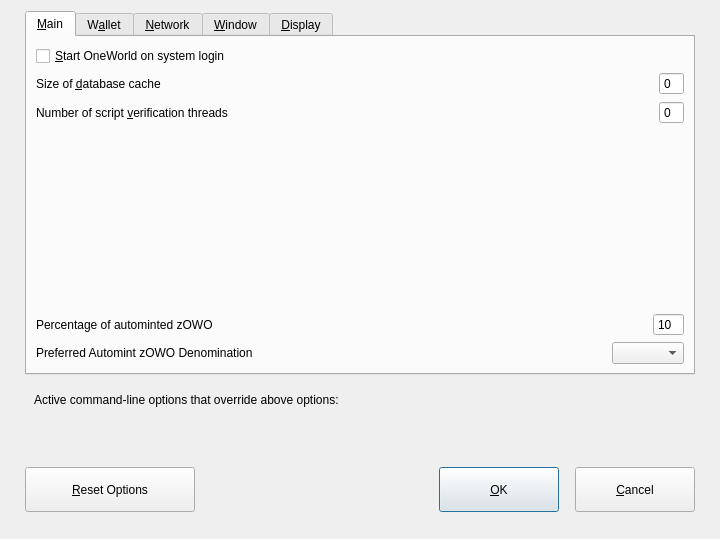
<?xml version="1.0" encoding="UTF-8"?>
<ui version="4.0">
 <class>OptionsDialog</class>
 <widget class="QDialog" name="OptionsDialog">
  <property name="geometry">
   <rect>
    <x>0</x>
    <y>0</y>
    <width>720</width>
    <height>539</height>
   </rect>
  </property>
  <property name="windowTitle">
   <string>Options</string>
  </property>
  <property name="modal">
   <bool>true</bool>
  </property>
  <layout class="QVBoxLayout" name="verticalLayout">
   <property name="leftMargin">
    <number>25</number>
   </property>
   <property name="rightMargin">
    <number>25</number>
   </property>
   <property name="bottomMargin">
    <number>25</number>
   </property>
   <item>
    <widget class="QTabWidget" name="tabWidget">
     <property name="currentIndex">
      <number>0</number>
     </property>
     <widget class="QWidget" name="tabMain">
      <attribute name="title">
       <string>&amp;Main</string>
      </attribute>
      <layout class="QVBoxLayout" name="verticalLayout_Main">
       <item>
        <widget class="QCheckBox" name="bitcoinAtStartup">
         <property name="toolTip">
          <string>Automatically start OneWorld after logging in to the system.</string>
         </property>
         <property name="text">
          <string>&amp;Start OneWorld on system login</string>
         </property>
        </widget>
       </item>
       <item>
        <layout class="QHBoxLayout" name="horizontalLayout_2_Main">
         <item>
          <widget class="QLabel" name="databaseCacheLabel">
           <property name="text">
            <string>Size of &amp;database cache</string>
           </property>
           <property name="textFormat">
            <enum>Qt::PlainText</enum>
           </property>
           <property name="buddy">
            <cstring>databaseCache</cstring>
           </property>
          </widget>
         </item>
         <item>
          <spacer name="horizontalSpacer_2_Main">
           <property name="orientation">
            <enum>Qt::Horizontal</enum>
           </property>
           <property name="sizeHint" stdset="0">
            <size>
             <width>40</width>
             <height>20</height>
            </size>
           </property>
          </spacer>
         </item>
         <item>
          <widget class="QSpinBox" name="databaseCache">
           <property name="minimumSize">
            <size>
             <width>0</width>
             <height>0</height>
            </size>
           </property>
           <property name="buttonSymbols">
            <enum>QAbstractSpinBox::NoButtons</enum>
           </property>
          </widget>
         </item>
        </layout>
       </item>
       <item>
        <layout class="QHBoxLayout" name="horizontalLayout_3_Main">
         <item>
          <widget class="QLabel" name="threadsScriptVerifLabel">
           <property name="text">
            <string>Number of script &amp;verification threads</string>
           </property>
           <property name="textFormat">
            <enum>Qt::PlainText</enum>
           </property>
           <property name="buddy">
            <cstring>threadsScriptVerif</cstring>
           </property>
          </widget>
         </item>
         <item>
          <spacer name="horizontalSpacer_3_Main">
           <property name="orientation">
            <enum>Qt::Horizontal</enum>
           </property>
           <property name="sizeHint" stdset="0">
            <size>
             <width>40</width>
             <height>20</height>
            </size>
           </property>
          </spacer>
         </item>
         <item>
          <widget class="QSpinBox" name="threadsScriptVerif">
           <property name="toolTip">
            <string>(0 = auto, &lt;0 = leave that many cores free)</string>
           </property>
           <property name="buttonSymbols">
            <enum>QAbstractSpinBox::NoButtons</enum>
           </property>
          </widget>
         </item>
        </layout>
       </item>
       <item>
        <spacer name="verticalSpacer_2">
         <property name="orientation">
          <enum>Qt::Vertical</enum>
         </property>
         <property name="sizeHint" stdset="0">
          <size>
           <width>20</width>
           <height>40</height>
          </size>
         </property>
        </spacer>
       </item>
       <item>
        <layout class="QHBoxLayout" name="horizontalLayout_3">
         <item>
          <widget class="QLabel" name="percentage_label">
           <property name="toolTip">
            <string>Percentage of incoming OWO which get automatically converted to zOWO via Zerocoin Protocol (min: 10%)</string>
           </property>
           <property name="text">
            <string>Percentage of autominted zOWO</string>
           </property>
          </widget>
         </item>
         <item>
          <spacer name="horizontalSpacer">
           <property name="orientation">
            <enum>Qt::Horizontal</enum>
           </property>
           <property name="sizeHint" stdset="0">
            <size>
             <width>40</width>
             <height>20</height>
            </size>
           </property>
          </spacer>
         </item>
         <item>
          <widget class="QSpinBox" name="zeromintPercentage">
           <property name="buttonSymbols">
            <enum>QAbstractSpinBox::NoButtons</enum>
           </property>
           <property name="minimum">
            <number>10</number>
           </property>
           <property name="maximum">
            <number>100</number>
           </property>
          </widget>
         </item>
        </layout>
       </item>
       <item>
        <layout class="QHBoxLayout" name="horizontalLayout" stretch="0,0,0">
         <property name="sizeConstraint">
          <enum>QLayout::SetFixedSize</enum>
         </property>
         <item>
          <widget class="QLabel" name="labelPreferredDenom">
           <property name="maximumSize">
            <size>
             <width>16777215</width>
             <height>16777215</height>
            </size>
           </property>
           <property name="toolTip">
            <string>Wait with automatic conversion to Zerocoin until enough OWO for this denomination is available</string>
           </property>
           <property name="text">
            <string>Preferred Automint zOWO Denomination</string>
           </property>
          </widget>
         </item>
         <item>
          <spacer name="horizontalSpacer_3">
           <property name="orientation">
            <enum>Qt::Horizontal</enum>
           </property>
           <property name="sizeHint" stdset="0">
            <size>
             <width>40</width>
             <height>20</height>
            </size>
           </property>
          </spacer>
         </item>
         <item>
          <widget class="QComboBox" name="preferredDenom">
           <property name="maximumSize">
            <size>
             <width>16777215</width>
             <height>16777215</height>
            </size>
           </property>
           <property name="toolTip">
            <string>Wait with automatic conversion to Zerocoin until enough OWO for this denomination is available</string>
           </property>
           <property name="maxVisibleItems">
            <number>9</number>
           </property>
           <property name="maxCount">
            <number>9</number>
           </property>
          </widget>
         </item>
        </layout>
       </item>
      </layout>
     </widget>
     <widget class="QWidget" name="tabWallet">
      <attribute name="title">
       <string>W&amp;allet</string>
      </attribute>
      <layout class="QVBoxLayout" name="verticalLayout_Wallet">
       <item>
        <widget class="QGroupBox" name="groupBox">
         <property name="styleSheet">
          <string notr="true"/>
         </property>
         <property name="title">
          <string>Expert</string>
         </property>
         <property name="flat">
          <bool>false</bool>
         </property>
         <layout class="QVBoxLayout" name="verticalLayout_2">
          <property name="spacing">
           <number>20</number>
          </property>
          <property name="leftMargin">
           <number>0</number>
          </property>
          <property name="topMargin">
           <number>0</number>
          </property>
          <item>
           <widget class="QCheckBox" name="coinControlFeatures">
            <property name="toolTip">
             <string>Whether to show coin control features or not.</string>
            </property>
            <property name="text">
             <string>Enable coin &amp;control features</string>
            </property>
           </widget>
          </item>
          <item>
           <widget class="QCheckBox" name="showMasternodesTab">
            <property name="toolTip">
             <string>Show additional tab listing all your masternodes in first sub-tab&lt;br/&gt;and all masternodes on the network in second sub-tab.</string>
            </property>
            <property name="text">
             <string>Show Masternodes Tab</string>
            </property>
           </widget>
          </item>
          <item>
           <widget class="QCheckBox" name="spendZeroConfChange">
            <property name="toolTip">
             <string>If you disable the spending of unconfirmed change, the change from a transaction&lt;br/&gt;cannot be used until that transaction has at least one confirmation.&lt;br/&gt;This also affects how your balance is computed.</string>
            </property>
            <property name="text">
             <string>&amp;Spend unconfirmed change</string>
            </property>
           </widget>
          </item>
         </layout>
        </widget>
       </item>
       <item>
        <spacer name="verticalSpacer_Wallet">
         <property name="orientation">
          <enum>Qt::Vertical</enum>
         </property>
         <property name="sizeHint" stdset="0">
          <size>
           <width>20</width>
           <height>40</height>
          </size>
         </property>
        </spacer>
       </item>
      </layout>
     </widget>
     <widget class="QWidget" name="tabNetwork">
      <attribute name="title">
       <string>&amp;Network</string>
      </attribute>
      <layout class="QVBoxLayout" name="verticalLayout_Network">
       <item>
        <widget class="QCheckBox" name="mapPortUpnp">
         <property name="toolTip">
          <string>Automatically open the OneWorld client port on the router. This only works when your router supports UPnP and it is enabled.</string>
         </property>
         <property name="text">
          <string>Map port using &amp;UPnP</string>
         </property>
        </widget>
       </item>
       <item>
        <spacer name="verticalSpacer_3">
         <property name="orientation">
          <enum>Qt::Vertical</enum>
         </property>
         <property name="sizeType">
          <enum>QSizePolicy::Fixed</enum>
         </property>
         <property name="sizeHint" stdset="0">
          <size>
           <width>20</width>
           <height>10</height>
          </size>
         </property>
        </spacer>
       </item>
       <item>
        <widget class="QCheckBox" name="allowIncoming">
         <property name="toolTip">
          <string>Accept connections from outside</string>
         </property>
         <property name="text">
          <string>Allow incoming connections</string>
         </property>
        </widget>
       </item>
       <item>
        <spacer name="verticalSpacer_4">
         <property name="orientation">
          <enum>Qt::Vertical</enum>
         </property>
         <property name="sizeType">
          <enum>QSizePolicy::Fixed</enum>
         </property>
         <property name="sizeHint" stdset="0">
          <size>
           <width>20</width>
           <height>10</height>
          </size>
         </property>
        </spacer>
       </item>
       <item>
        <widget class="QCheckBox" name="connectSocks">
         <property name="toolTip">
          <string>Connect to the OneWorld network through a SOCKS5 proxy.</string>
         </property>
         <property name="text">
          <string>&amp;Connect through SOCKS5 proxy (default proxy):</string>
         </property>
        </widget>
       </item>
       <item>
        <spacer name="verticalSpacer_5">
         <property name="orientation">
          <enum>Qt::Vertical</enum>
         </property>
         <property name="sizeType">
          <enum>QSizePolicy::Fixed</enum>
         </property>
         <property name="sizeHint" stdset="0">
          <size>
           <width>20</width>
           <height>10</height>
          </size>
         </property>
        </spacer>
       </item>
       <item>
        <layout class="QHBoxLayout" name="horizontalLayout_1_Network">
         <item>
          <widget class="QLabel" name="proxyIpLabel">
           <property name="text">
            <string>Proxy &amp;IP:</string>
           </property>
           <property name="textFormat">
            <enum>Qt::PlainText</enum>
           </property>
           <property name="buddy">
            <cstring>proxyIp</cstring>
           </property>
          </widget>
         </item>
         <item>
          <spacer name="horizontalSpacer_4">
           <property name="orientation">
            <enum>Qt::Horizontal</enum>
           </property>
           <property name="sizeType">
            <enum>QSizePolicy::Fixed</enum>
           </property>
           <property name="sizeHint" stdset="0">
            <size>
             <width>10</width>
             <height>0</height>
            </size>
           </property>
          </spacer>
         </item>
         <item>
          <widget class="QValidatedLineEdit" name="proxyIp">
           <property name="minimumSize">
            <size>
             <width>140</width>
             <height>0</height>
            </size>
           </property>
           <property name="maximumSize">
            <size>
             <width>140</width>
             <height>16777215</height>
            </size>
           </property>
           <property name="toolTip">
            <string>IP address of the proxy (e.g. IPv4: 127.0.0.1 / IPv6: ::1)</string>
           </property>
          </widget>
         </item>
         <item>
          <spacer name="horizontalSpacer_5">
           <property name="orientation">
            <enum>Qt::Horizontal</enum>
           </property>
           <property name="sizeType">
            <enum>QSizePolicy::Fixed</enum>
           </property>
           <property name="sizeHint" stdset="0">
            <size>
             <width>20</width>
             <height>0</height>
            </size>
           </property>
          </spacer>
         </item>
         <item>
          <widget class="QLabel" name="proxyPortLabel">
           <property name="text">
            <string>&amp;Port:</string>
           </property>
           <property name="textFormat">
            <enum>Qt::PlainText</enum>
           </property>
           <property name="buddy">
            <cstring>proxyPort</cstring>
           </property>
          </widget>
         </item>
         <item>
          <spacer name="horizontalSpacer_6">
           <property name="orientation">
            <enum>Qt::Horizontal</enum>
           </property>
           <property name="sizeType">
            <enum>QSizePolicy::Fixed</enum>
           </property>
           <property name="sizeHint" stdset="0">
            <size>
             <width>10</width>
             <height>0</height>
            </size>
           </property>
          </spacer>
         </item>
         <item>
          <widget class="QLineEdit" name="proxyPort">
           <property name="minimumSize">
            <size>
             <width>55</width>
             <height>0</height>
            </size>
           </property>
           <property name="maximumSize">
            <size>
             <width>55</width>
             <height>16777215</height>
            </size>
           </property>
           <property name="toolTip">
            <string>Port of the proxy (e.g. 9050)</string>
           </property>
          </widget>
         </item>
         <item>
          <spacer name="horizontalSpacer_1_Network">
           <property name="orientation">
            <enum>Qt::Horizontal</enum>
           </property>
           <property name="sizeHint" stdset="0">
            <size>
             <width>40</width>
             <height>20</height>
            </size>
           </property>
          </spacer>
         </item>
        </layout>
       </item>
       <item>
        <spacer name="verticalSpacer_Network">
         <property name="orientation">
          <enum>Qt::Vertical</enum>
         </property>
         <property name="sizeHint" stdset="0">
          <size>
           <width>20</width>
           <height>40</height>
          </size>
         </property>
        </spacer>
       </item>
      </layout>
     </widget>
     <widget class="QWidget" name="tabWindow">
      <attribute name="title">
       <string>&amp;Window</string>
      </attribute>
      <layout class="QVBoxLayout" name="verticalLayout_Window">
       <item>
        <widget class="QCheckBox" name="minimizeToTray">
         <property name="toolTip">
          <string>Show only a tray icon after minimizing the window.</string>
         </property>
         <property name="text">
          <string>&amp;Minimize to the tray instead of the taskbar</string>
         </property>
        </widget>
       </item>
       <item>
        <spacer name="verticalSpacer_6">
         <property name="orientation">
          <enum>Qt::Vertical</enum>
         </property>
         <property name="sizeType">
          <enum>QSizePolicy::Fixed</enum>
         </property>
         <property name="sizeHint" stdset="0">
          <size>
           <width>20</width>
           <height>10</height>
          </size>
         </property>
        </spacer>
       </item>
       <item>
        <widget class="QCheckBox" name="minimizeOnClose">
         <property name="toolTip">
          <string>Minimize instead of exit the application when the window is closed. When this option is enabled, the application will be closed only after selecting Quit in the menu.</string>
         </property>
         <property name="text">
          <string>M&amp;inimize on close</string>
         </property>
        </widget>
       </item>
       <item>
        <spacer name="verticalSpacer_Window">
         <property name="orientation">
          <enum>Qt::Vertical</enum>
         </property>
         <property name="sizeHint" stdset="0">
          <size>
           <width>20</width>
           <height>40</height>
          </size>
         </property>
        </spacer>
       </item>
      </layout>
     </widget>
     <widget class="QWidget" name="tabDisplay">
      <attribute name="title">
       <string>&amp;Display</string>
      </attribute>
      <layout class="QVBoxLayout" name="verticalLayout_Display">
       <item>
        <layout class="QHBoxLayout" name="horizontalLayout_1_Display">
         <property name="bottomMargin">
          <number>10</number>
         </property>
         <item>
          <widget class="QLabel" name="langLabel">
           <property name="text">
            <string>User Interface &amp;language:</string>
           </property>
           <property name="textFormat">
            <enum>Qt::PlainText</enum>
           </property>
           <property name="buddy">
            <cstring>lang</cstring>
           </property>
          </widget>
         </item>
         <item>
          <spacer name="horizontalSpacer_7">
           <property name="orientation">
            <enum>Qt::Horizontal</enum>
           </property>
           <property name="sizeHint" stdset="0">
            <size>
             <width>40</width>
             <height>20</height>
            </size>
           </property>
          </spacer>
         </item>
         <item>
          <widget class="QValueComboBox" name="lang">
           <property name="toolTip">
            <string>The user interface language can be set here. This setting will take effect after restarting OneWorld.</string>
           </property>
          </widget>
         </item>
        </layout>
       </item>
       <item>
        <widget class="QLabel" name="label_3">
         <property name="toolTip">
          <string notr="true"/>
         </property>
         <property name="statusTip">
          <string notr="true"/>
         </property>
         <property name="whatsThis">
          <string notr="true"/>
         </property>
         <property name="accessibleName">
          <string notr="true"/>
         </property>
         <property name="text">
          <string>Language missing or translation incomplete? Help contributing translations here:
https://www.transifex.com/oneworld-project/oneworld-project-translations</string>
         </property>
         <property name="wordWrap">
          <bool>true</bool>
         </property>
         <property name="openExternalLinks">
          <bool>true</bool>
         </property>
         <property name="textInteractionFlags">
          <set>Qt::TextBrowserInteraction</set>
         </property>
        </widget>
       </item>
       <item>
        <layout class="QHBoxLayout" name="horizontalLayout_4_Display" stretch="0,0,0">
         <property name="topMargin">
          <number>10</number>
         </property>
         <item>
          <widget class="QLabel" name="themeLabel">
           <property name="text">
            <string>User Interface Theme:</string>
           </property>
          </widget>
         </item>
         <item>
          <spacer name="horizontalSpacer_8">
           <property name="orientation">
            <enum>Qt::Horizontal</enum>
           </property>
           <property name="sizeHint" stdset="0">
            <size>
             <width>40</width>
             <height>20</height>
            </size>
           </property>
          </spacer>
         </item>
         <item>
          <widget class="QValueComboBox" name="theme"/>
         </item>
        </layout>
       </item>
       <item>
        <widget class="Line" name="line">
         <property name="orientation">
          <enum>Qt::Horizontal</enum>
         </property>
        </widget>
       </item>
       <item>
        <layout class="QHBoxLayout" name="horizontalLayout_2_Display">
         <item>
          <widget class="QLabel" name="unitLabel">
           <property name="text">
            <string>&amp;Unit to show amounts in:</string>
           </property>
           <property name="textFormat">
            <enum>Qt::PlainText</enum>
           </property>
           <property name="buddy">
            <cstring>unit</cstring>
           </property>
          </widget>
         </item>
         <item>
          <spacer name="horizontalSpacer_9">
           <property name="orientation">
            <enum>Qt::Horizontal</enum>
           </property>
           <property name="sizeHint" stdset="0">
            <size>
             <width>40</width>
             <height>20</height>
            </size>
           </property>
          </spacer>
         </item>
         <item>
          <widget class="QValueComboBox" name="unit">
           <property name="toolTip">
            <string>Choose the default subdivision unit to show in the interface and when sending coins.</string>
           </property>
          </widget>
         </item>
        </layout>
       </item>
       <item>
        <layout class="QHBoxLayout" name="horizontalLayout_5_Display">
         <item>
          <widget class="QLabel" name="digitsLabel">
           <property name="text">
            <string>Decimal digits</string>
           </property>
          </widget>
         </item>
         <item>
          <spacer name="horizontalSpacer_10">
           <property name="orientation">
            <enum>Qt::Horizontal</enum>
           </property>
           <property name="sizeHint" stdset="0">
            <size>
             <width>40</width>
             <height>20</height>
            </size>
           </property>
          </spacer>
         </item>
         <item>
          <widget class="QValueComboBox" name="digits"/>
         </item>
        </layout>
       </item>
       <item>
        <layout class="QHBoxLayout" name="horizontalLayout_3_Display">
         <item>
          <widget class="QLabel" name="thirdPartyTxUrlsLabel">
           <property name="toolTip">
            <string>Third party URLs (e.g. a block explorer) that appear in the transactions tab as context menu items. %s in the URL is replaced by transaction hash. Multiple URLs are separated by vertical bar |.</string>
           </property>
           <property name="text">
            <string>Third party transaction URLs</string>
           </property>
           <property name="buddy">
            <cstring>thirdPartyTxUrls</cstring>
           </property>
          </widget>
         </item>
         <item>
          <spacer name="horizontalSpacer_11">
           <property name="orientation">
            <enum>Qt::Horizontal</enum>
           </property>
           <property name="sizeHint" stdset="0">
            <size>
             <width>40</width>
             <height>20</height>
            </size>
           </property>
          </spacer>
         </item>
         <item>
          <widget class="QLineEdit" name="thirdPartyTxUrls">
           <property name="toolTip">
            <string>Third party URLs (e.g. a block explorer) that appear in the transactions tab as context menu items. %s in the URL is replaced by transaction hash. Multiple URLs are separated by vertical bar |.</string>
           </property>
          </widget>
         </item>
        </layout>
       </item>
       <item>
        <spacer name="verticalSpacer">
         <property name="orientation">
          <enum>Qt::Vertical</enum>
         </property>
         <property name="sizeHint" stdset="0">
          <size>
           <width>20</width>
           <height>40</height>
          </size>
         </property>
        </spacer>
       </item>
      </layout>
     </widget>
    </widget>
   </item>
   <item>
    <widget class="QFrame" name="frame">
     <layout class="QVBoxLayout" name="verticalLayout_Bottom">
      <property name="bottomMargin">
       <number>20</number>
      </property>
      <item>
       <layout class="QHBoxLayout" name="horizontalLayout_Bottom">
        <property name="bottomMargin">
         <number>10</number>
        </property>
        <item>
         <widget class="QLabel" name="overriddenByCommandLineInfoLabel">
          <property name="text">
           <string>Active command-line options that override above options:</string>
          </property>
          <property name="textFormat">
           <enum>Qt::PlainText</enum>
          </property>
         </widget>
        </item>
        <item>
         <spacer name="horizontalSpacer_Bottom">
          <property name="orientation">
           <enum>Qt::Horizontal</enum>
          </property>
          <property name="sizeHint" stdset="0">
           <size>
            <width>40</width>
            <height>20</height>
           </size>
          </property>
         </spacer>
        </item>
       </layout>
      </item>
      <item>
       <widget class="QLabel" name="overriddenByCommandLineLabel">
        <property name="text">
         <string/>
        </property>
        <property name="textFormat">
         <enum>Qt::PlainText</enum>
        </property>
        <property name="wordWrap">
         <bool>true</bool>
        </property>
       </widget>
      </item>
     </layout>
    </widget>
   </item>
   <item>
    <layout class="QHBoxLayout" name="horizontalLayout_Buttons">
     <item>
      <widget class="QPushButton" name="resetButton">
       <property name="minimumSize">
        <size>
         <width>170</width>
         <height>45</height>
        </size>
       </property>
       <property name="maximumSize">
        <size>
         <width>16777215</width>
         <height>45</height>
        </size>
       </property>
       <property name="toolTip">
        <string>Reset all client options to default.</string>
       </property>
       <property name="text">
        <string>&amp;Reset Options</string>
       </property>
       <property name="autoDefault">
        <bool>false</bool>
       </property>
      </widget>
     </item>
     <item>
      <spacer name="horizontalSpacer_1">
       <property name="orientation">
        <enum>Qt::Horizontal</enum>
       </property>
       <property name="sizeHint" stdset="0">
        <size>
         <width>40</width>
         <height>48</height>
        </size>
       </property>
      </spacer>
     </item>
     <item>
      <widget class="QLabel" name="statusLabel">
       <property name="minimumSize">
        <size>
         <width>200</width>
         <height>0</height>
        </size>
       </property>
       <property name="font">
        <font>
         <weight>75</weight>
         <bold>true</bold>
        </font>
       </property>
       <property name="text">
        <string/>
       </property>
       <property name="textFormat">
        <enum>Qt::PlainText</enum>
       </property>
       <property name="wordWrap">
        <bool>true</bool>
       </property>
      </widget>
     </item>
     <item>
      <spacer name="horizontalSpacer_2">
       <property name="orientation">
        <enum>Qt::Horizontal</enum>
       </property>
       <property name="sizeHint" stdset="0">
        <size>
         <width>40</width>
         <height>48</height>
        </size>
       </property>
      </spacer>
     </item>
     <item>
      <widget class="QPushButton" name="okButton">
       <property name="minimumSize">
        <size>
         <width>120</width>
         <height>45</height>
        </size>
       </property>
       <property name="maximumSize">
        <size>
         <width>120</width>
         <height>45</height>
        </size>
       </property>
       <property name="text">
        <string>&amp;OK</string>
       </property>
       <property name="autoDefault">
        <bool>false</bool>
       </property>
       <property name="default">
        <bool>true</bool>
       </property>
      </widget>
     </item>
     <item>
      <spacer name="horizontalSpacer_12">
       <property name="orientation">
        <enum>Qt::Horizontal</enum>
       </property>
       <property name="sizeType">
        <enum>QSizePolicy::Fixed</enum>
       </property>
       <property name="sizeHint" stdset="0">
        <size>
         <width>10</width>
         <height>20</height>
        </size>
       </property>
      </spacer>
     </item>
     <item>
      <widget class="QPushButton" name="cancelButton">
       <property name="minimumSize">
        <size>
         <width>120</width>
         <height>45</height>
        </size>
       </property>
       <property name="maximumSize">
        <size>
         <width>120</width>
         <height>45</height>
        </size>
       </property>
       <property name="text">
        <string>&amp;Cancel</string>
       </property>
       <property name="autoDefault">
        <bool>false</bool>
       </property>
      </widget>
     </item>
    </layout>
   </item>
  </layout>
 </widget>
 <customwidgets>
  <customwidget>
   <class>QValidatedLineEdit</class>
   <extends>QLineEdit</extends>
   <header>qvalidatedlineedit.h</header>
  </customwidget>
  <customwidget>
   <class>QValueComboBox</class>
   <extends>QComboBox</extends>
   <header>qvaluecombobox.h</header>
  </customwidget>
 </customwidgets>
 <resources/>
 <connections/>
</ui>
